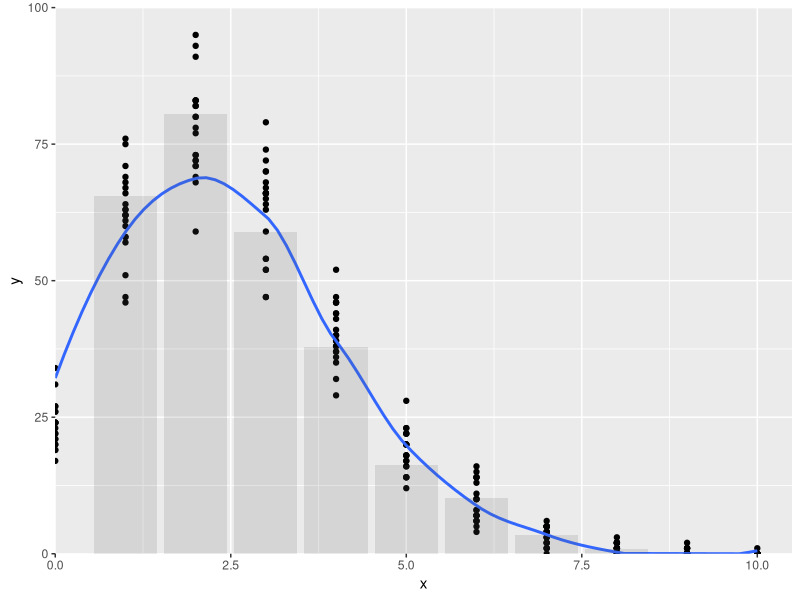

Here is the R script that generated this plot:
library(ggplot2)

gen_pois <- function(){
  pois <- rpois(300,2.5)
  a <- c(0,0,0,0,0,0,0,0,0,0,0)
  b <- 0

  for(i in pois){
    if(i > 0){
      a[i] <- a[i] + 1
    }else{
      b <- b + 1
    }
  }

  c(b,a)
}

total_pois <- function(freq){
  total <- 0

  rep <- 0
  for(j in freq){
    total <- total + (j * rep)
    rep <- rep + 1
  }

  total
}

total_pois_4 <- function(freq){
  total_a4 <- 0
  rep <- 0
  for(k in freq){
    total_a4 <- total_a4 + (k * rep)
    if(rep < 4){
      rep <- rep + 1
    }
  }

  total_a4
}

e <- gen_pois()
total <- total_pois(e)
total_0 <- e[1]
total_4 <- sum(e[5:11])
total_a4 <- total_pois_4(e)

d <- data.frame(
  y = e,
  x = 0:(length(e) - 1)
)

p <- ggplot(d,aes(x,y)) +
  geom_point() +
  expand_limits(x=0,y=0) +
  scale_x_continuous(expand=c(0,0),limits=c(0,10.5)) +
  scale_y_continuous(expand=c(0,0),limits=c(0,100))

for(i in 1:20){ # repeats x times and draws to plot
  e <- gen_pois()

  d2 <- data.frame(
    y = e,
    x = 0:(length(e) - 1)
  )

  total_a4 <- (total_a4 + total_pois_4(e)) / 2
  total_4 <- c(total_4, sum(e[5:11]))
  total_0 <- c(total_0, e[1])
  total <- (total + total_pois(e)) / 2
  d <- (d + d2) / 2
  p <- p + geom_point(data=d2)
}

p <- p + geom_smooth(data=d,method='loess',se=F)
p <- p + geom_histogram(data=d,stat='identity',alpha=0.15)

total <- format(total,digits=4,nsmall=1)
total_a4 <- format(total_a4,digits=4,nsmall=1)

# summarise
print('+-----------------------------------------------------------------------------+')
print('|                                   SUMMARY                                   |')
print('|-----------------------------------------------------------------------------|')
print(paste('|The predicted total of families that get no colds is',median(total_0),'±',format((quantile(total_0)[4]-quantile(total_0)[2])/2,nsmall=1),'               |'))
print(paste('|The predicted total of families that get more than 4 colds is',median(total_4),'±',format((quantile(total_4)[4]-quantile(total_4)[2])/2,nsmall=1),'      |'))
print('|-----------------------------------------------------------------------------|')
print(paste('|The predicted total number of colds is',total,'                                |'))
print(paste('|The predicted total of colds, treating above 4 as 4, is',total_a4,'               |'))
print('+-----------------------------------------------------------------------------+')

pdf(file='plot.pdf') # draw to plot
print(p)
dev.off()
